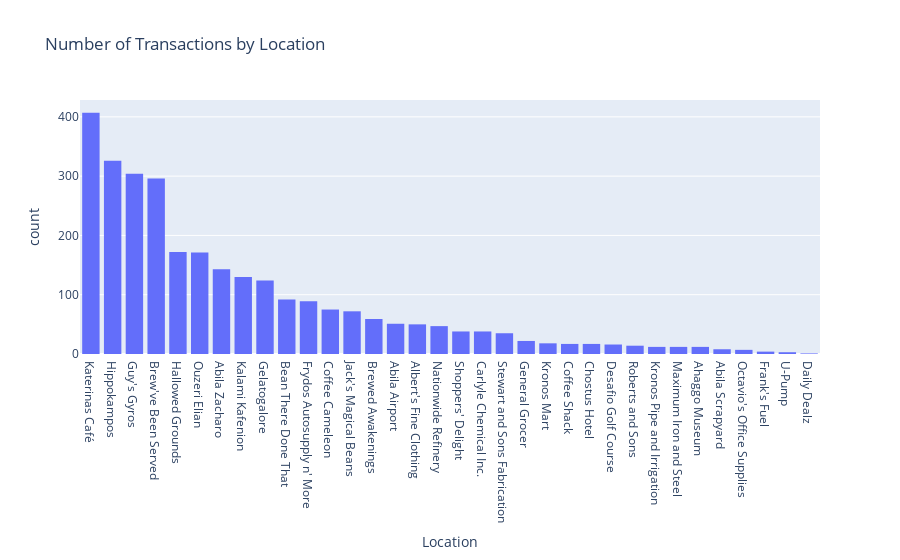

The notebook cell this image was saved under:
### Code cell
import plotly.express as px
import pandas as pd

data = pd.read_csv('cc_loy.csv')

fig_histogram = px.histogram(data, x='location',
                             title='Number of Transactions by Location',
                             labels={'location': 'Location'},
                             category_orders={'location': data['location'].value_counts().index.tolist()})  # 按照交易数量排序

fig_histogram.update_layout(bargap=0.2)
fig_histogram.show()

### Figure 1 — Plotly figure (JSON) as saved in the notebook; plotly's stock layout.template omitted (floating-point values rounded to 4 significant figures; data arrays with more than 128 entries replaced by an {"elided": "..."} marker saying what was removed)
{"data": [{"alignmentgroup": "True", "bingroup": "x", "hovertemplate": "Location=%{x}<br>count=%{y}<extra></extra>", "legendgroup": "", "marker": {"color": "#636efa", "pattern": {"shape": ""}}, "name": "", "offsetgroup": "", "orientation": "v", "showlegend": false, "type": "histogram", "x": {"elided": "2882 str values"}, "xaxis": "x", "yaxis": "y"}], "layout": {"bargap": 0.2, "barmode": "relative", "legend": {"tracegroupgap": 0}, "title": {"text": "Number of Transactions by Location"}, "xaxis": {"anchor": "y", "categoryarray": ["Katerinas Café", "Hippokampos", "Guy's Gyros", "Brew've Been Served", "Hallowed Grounds", "Ouzeri Elian", "Abila Zacharo", "Kalami Kafenion", "Gelatogalore", "Bean There Done That", "Frydos Autosupply n' More", "Coffee Cameleon", "Jack's Magical Beans", "Brewed Awakenings", "Abila Airport", "Albert's Fine Clothing", "Nationwide Refinery", "Shoppers' Delight", "Carlyle Chemical Inc.", "Stewart and Sons Fabrication", "General Grocer", "Kronos Mart", "Coffee Shack", "Chostus Hotel", "Desafio Golf Course", "Roberts and Sons", "Kronos Pipe and Irrigation", "Maximum Iron and Steel", "Ahaggo Museum", "Abila Scrapyard", "Octavio's Office Supplies", "Frank's Fuel", "U-Pump", "Daily Dealz"], "categoryorder": "array", "domain": [0, 1], "title": {"text": "Location"}}, "yaxis": {"anchor": "x", "domain": [0, 1], "title": {"text": "count"}}}}
